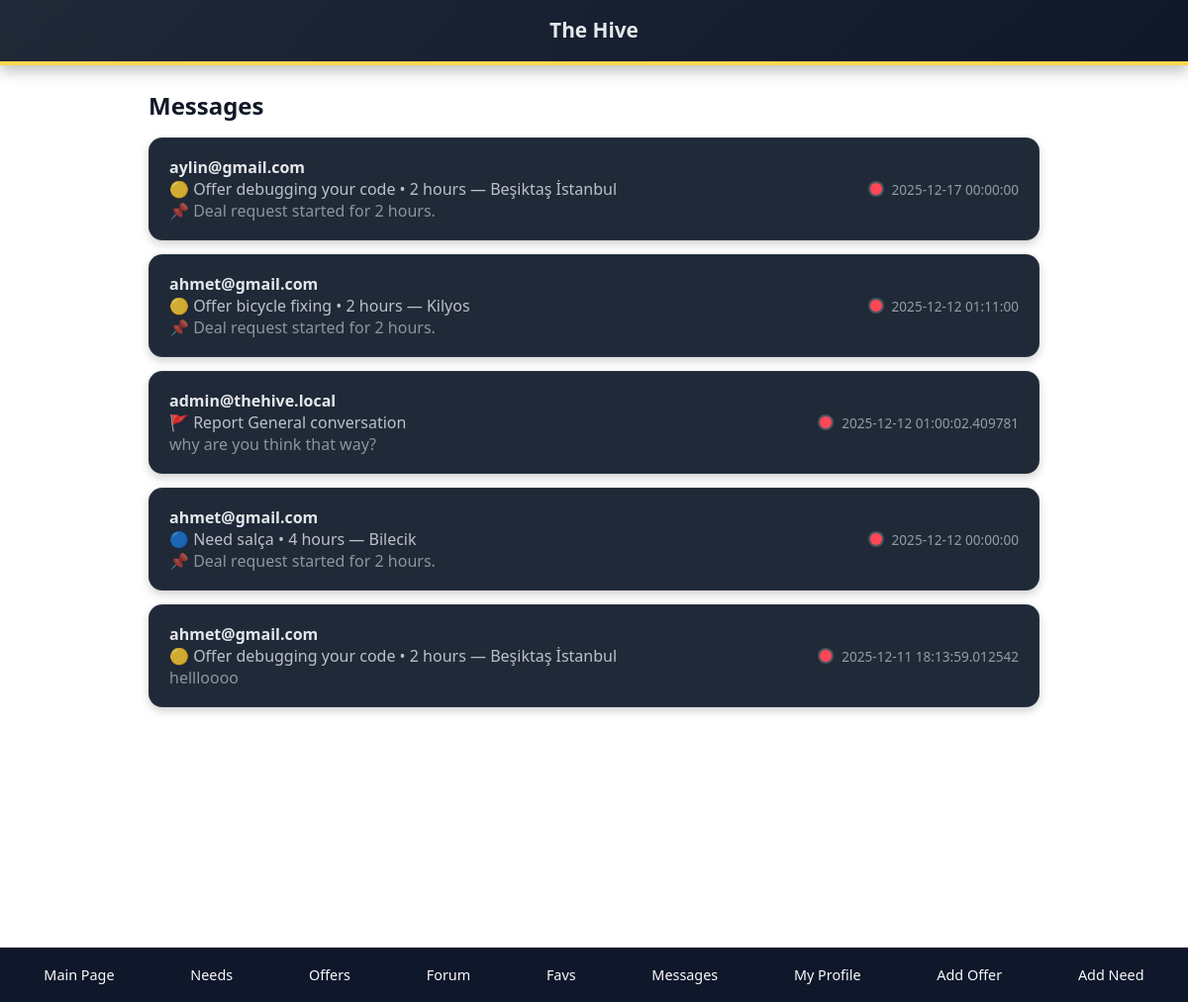
Screenshot of /messages (signed in) with the database file from the repository.
### app.py (models this page shows)
class Offer(db.Model):
    offer_id = db.Column(db.Integer, primary_key=True)
    user_id = db.Column(db.Integer, db.ForeignKey("user.user_id"), nullable=False)
    title = db.Column(db.String(120), nullable=False)
    description = db.Column(db.Text, nullable=False)
    hours = db.Column(db.Integer, nullable=False)
    location = db.Column(db.String(120), nullable=True)
    is_online = db.Column(db.Boolean, default=False)
    image_filename = db.Column(db.String(255), nullable=True)
    is_active = db.Column(db.Boolean, default=True)
    latitude = db.Column(db.Float)
    longitude = db.Column(db.Float)
    posted_at = db.Column(db.DateTime, nullable=False, default=datetime.utcnow)
    offered_on = db.Column(db.Date, nullable=True)

class Transaction(db.Model):
    id = db.Column(db.Integer, primary_key=True)
    listing_type = db.Column(db.String(10), nullable=False)   # 'offer' or 'need'
    listing_id = db.Column(db.Integer, nullable=False)
    starter_id = db.Column(db.Integer, db.ForeignKey("user.user_id"), nullable=False)
    receiver_id = db.Column(db.Integer, db.ForeignKey("user.user_id"), nullable=False)
    hours = db.Column(db.Integer, nullable=False)
    date = db.Column(db.DateTime, nullable=False)
    starter_confirm = db.Column(db.Boolean, default=False)
    receiver_confirm = db.Column(db.Boolean, default=False)
    cancel_starter_confirm = db.Column(db.Boolean, default=False)
    cancel_receiver_confirm = db.Column(db.Boolean, default=False)
    status = db.Column(db.String(20), default="pending")

class Message(db.Model):
    id = db.Column(db.Integer, primary_key=True)
    sender_id = db.Column(db.Integer, db.ForeignKey("user.user_id"), nullable=False)
    receiver_id = db.Column(db.Integer, db.ForeignKey("user.user_id"), nullable=False)
    content = db.Column(db.Text, nullable=False)
    timestamp = db.Column(db.DateTime, default=datetime.utcnow)
    listing_id= db.Column(db.Integer, nullable=True)  # İlgili ilan ID'si (opsiyonel)
    listing_type = db.Column(db.String(10), nullable=False,default="general")  # 'offer', 'need', 'report', 'general'

class Need(db.Model):
    need_id = db.Column(db.Integer, primary_key=True)
    user_id = db.Column(db.Integer, db.ForeignKey("user.user_id"), nullable=False)
    title = db.Column(db.String(120), nullable=False)
    description = db.Column(db.Text, nullable=False)
    hours = db.Column(db.Integer, nullable=False)
    location = db.Column(db.String(120), nullable=True)
    is_online = db.Column(db.Boolean, default=False)
    image_filename = db.Column(db.String(255), nullable=True)
    is_active = db.Column(db.Boolean, default=True)
    latitude = db.Column(db.Float)
    longitude = db.Column(db.Float)
    posted_at = db.Column(db.DateTime, nullable=False, default=datetime.utcnow)
    needed_on = db.Column(db.Date, nullable=True)

### app.py (the view)
@app.route("/messages")
@login_required
def messages_list():
    if "user_id" not in session:
        return redirect("/login")
    my_id = session["user_id"]
    other_id = db.case(
        (Message.sender_id == my_id, Message.receiver_id),
        else_=Message.sender_id
    )
    chat_conversations = (
        db.session.query(
            other_id.label("other_id"),
            User.email,
            Message.listing_id,
            Message.listing_type,
            db.func.max(Message.timestamp).label("last_time"),
            db.func.max(Message.content).label("last_message")
        )
        .join(User, User.user_id == other_id)
        .filter((Message.sender_id == my_id) | (Message.receiver_id == my_id))
        .filter(Message.listing_id.isnot(None))
        .filter(Message.listing_type.isnot(None))
        .group_by(other_id, User.email, Message.listing_id, Message.listing_type)
        .order_by(db.desc("last_time"))
        .all()
    )
    general_conversations = (
        db.session.query(
            other_id.label("other_id"),
            User.email,
            db.func.max(Message.timestamp).label("last_time"),
            db.func.max(Message.content).label("last_message"),
            db.func.max(Message.listing_type).label("listing_type"),
        )
        .join(User, User.user_id == other_id)
        .filter((Message.sender_id == my_id) | (Message.receiver_id == my_id))
        .filter(Message.listing_id.is_(None))
        .group_by(other_id, User.email)
        .order_by(db.desc("last_time"))
        .all()
    )
    def build_general_conversation(convo):
        latest_msg = (
            Message.query.filter(
                ((Message.sender_id == my_id) & (Message.receiver_id == convo.other_id))
                | ((Message.sender_id == convo.other_id) & (Message.receiver_id == my_id))
            )
            .filter(Message.listing_id.is_(None))
            .order_by(Message.timestamp.desc())
            .first()
        )
        has_notification = conversation_has_unread(
            convo.other_id,
            listing_id=None,
            listing_type=convo.listing_type or "general",
            latest_timestamp=latest_msg.timestamp if latest_msg else None,
        )
        return {
            "other_id": convo.other_id,
            "email": convo.email,
            "listing_id": None,
            "listing_type": convo.listing_type or "general",
            "last_time": latest_msg.timestamp if latest_msg else convo.last_time,
            "last_message": convo.last_message,
            "listing_title": "General conversation",
            "listing_hours": None,
            "listing_location": None,
            "has_notification": bool(has_notification),
        }
    def build_listing_conversation(convo):
        listing = (
            Offer.query.get(convo.listing_id)
            if convo.listing_type == "offer"
            else Need.query.get(convo.listing_id)
        )
        listing_title = None
        listing_hours = None
        listing_location = None
        if listing:
            listing_title = listing.title
            listing_hours = listing.hours
            listing_location = listing.location
        else:
            listing_title = f"{convo.listing_type.title()} #{convo.listing_id}"
        latest_msg = (
                Message.query.filter(
                    (
                            ((Message.sender_id == my_id) & (Message.receiver_id == convo.other_id))
                            | ((Message.sender_id == convo.other_id) & (Message.receiver_id == my_id))
                    )
                    & (Message.listing_id == convo.listing_id)
                    & (Message.listing_type == convo.listing_type)
            )
                .order_by(Message.timestamp.desc())
                .first()
        )
        latest_deal = (
            Transaction.query.filter(
                (
                        (Transaction.starter_id == my_id)
                        & (Transaction.receiver_id == convo.other_id)
                )
                |
                (
                        (Transaction.starter_id == convo.other_id)
                        & (Transaction.receiver_id == my_id)
                )
            )
            .filter(
                Transaction.listing_id == convo.listing_id,
                Transaction.listing_type == convo.listing_type,
            )
            .order_by(Transaction.date.desc())
            .first()
        )
        latest_event_time = None
        has_notification = False
        if latest_msg:
            latest_event_time = latest_msg.timestamp
        if latest_deal and (latest_event_time is None or latest_deal.date > latest_event_time):
            latest_event_time = latest_deal.date
        last_time = latest_event_time or convo.last_time
        has_notification = conversation_has_unread(
            convo.other_id,
            listing_id=convo.listing_id,
            listing_type=convo.listing_type,
            latest_timestamp=latest_event_time,
        )
        return{
            "other_id": convo.other_id,
            "email": convo.email,
            "listing_id": convo.listing_id,
            "listing_type": convo.listing_type,
            "last_time": last_time,
            "last_message": convo.last_message,
            "listing_title": listing_title,
            "listing_hours": listing_hours,
            "listing_location": listing_location,
            "has_notification": has_notification,
        }
    enriched_conversations = []
    for convo in chat_conversations:
        if not is_blocked_between(my_id, convo.other_id):
            enriched_conversations.append(build_listing_conversation(convo))
    for convo in general_conversations:
        if not is_blocked_between(my_id, convo.other_id):
            enriched_conversations.append(build_general_conversation(convo))
    enriched_conversations.sort(key=lambda c: c["last_time"] or datetime.min, reverse=True)
    return render_template("messages_list.html", conversations=enriched_conversations)

### app.py (called while the page is built)
@app.before_request
def initialize_database():
    if not getattr(app, "db_initialized", False):
        with app.app_context():
            db.create_all()
            ensure_posted_at_columns()
            ensure_admin_user()
        app.db_initialized = True

@app.before_request
def enforce_ban():
    user_id = session.get("user_id")
    if not user_id:
        return
    user = User.query.get(user_id)
    if user and user.is_banned and request.endpoint not in {"logout", "login"}:
        session.clear()
        return render_template("login.html", error="Your account has been banned."), 403

def login_required(f):
    @wraps(f)
    def decorated(*args, **kwargs):
        if "user_id" not in session:
            return redirect(url_for("login"))
        return f(*args, **kwargs)
    return decorated

def is_blocked_between(user_a_id, user_b_id):
    if not user_a_id or not user_b_id:
        return False
    return UserBlock.query.filter(
        ((UserBlock.blocker_id == user_a_id) & (UserBlock.blocked_id == user_b_id)) |
        ((UserBlock.blocker_id == user_b_id) & (UserBlock.blocked_id == user_a_id))
    ).first() is not None

def build_conversation_key(other_id, listing_id=None, listing_type=None):
    normalized_type = listing_type or "general"
    normalized_id = listing_id if listing_id is not None else "general"
    return f"{other_id}:{normalized_id}:{normalized_type}"

def conversation_has_unread(other_id, listing_id=None, listing_type=None, latest_timestamp=None):
    if not latest_timestamp:
        return False
    seen_map = session.get("chat_last_seen", {})
    key = build_conversation_key(other_id, listing_id, listing_type)
    seen_ts = seen_map.get(key)
    if not seen_ts:
        return True
    try:
        seen_dt = datetime.fromisoformat(seen_ts)
    except ValueError:
        return True
    return latest_timestamp > seen_dt

### templates/messages_list.html (shortened to what this page needs)
{% extends "base.html" %}
{% block content %}
<h2 style="margin-bottom:16px;">Messages</h2>
{% if conversations %}
  {% for c in conversations %}
    {% if c.listing_type in ['offer', 'need'] %}
      {% set href = url_for('chat', user_id=c.other_id, listing_id=c.listing_id, type=c.listing_type) %}
    {% else %}
      {% set href = url_for('send_message', to_user_id=c.other_id) %}
    {% endif %}
    <a href="{{ href }}" style="text-decoration:none; color:#e5e7eb;">
      <div class="offer-card" style="display:flex; justify-content:space-between; align-items:center; gap:12px;">
        <div>
          <strong>{{ c.email }}</strong><br>
          <span style="opacity:.8;">
            {% if c.listing_type == 'offer' %}
              🟡 Offer
            {% elif c.listing_type == 'need' %}
              🔵 Need
            {% elif c.listing_type == 'report' %}
              🚩 Report
            {% else %}
              ✉️ Direct Message
            {% endif %}
            {{ c.listing_title }}
            {% if c.listing_hours %}• {{ c.listing_hours }} hours{% endif %}
            {% if c.listing_location %}— {{ c.listing_location }}{% endif %}
            <br>
            <span style="opacity:.7;">{{ c.last_message }}</span>
          </span>
        </div>
        <div style="display:flex; align-items:center; gap:10px;">
          {% if c.has_notification %}
            <span class="notification-dot" title="New message or deal"></span>
          {% endif %}
          <span style="opacity:.6; font-size:.85rem;">{{ c.last_time }}</span>
        </div>
      </div>
    </a>
  {% endfor %}
{% else %}
  <p class="muted">No conversations yet.</p>
{% endif %}
{% endblock %}

### templates/base.html (style rules this page uses)
body { font-family: system-ui, -apple-system, Segoe UI, Roboto, Arial, sans-serif; background:#ffffff; margin:0; padding-bottom:140px; color:#111827; }
.offer-card, .need-card { border-radius:14px; padding:18px 20px; margin:14px 0; box-shadow:0 4px 10px rgba(0,0,0,0.18); border:1px solid rgba(255,255,255,0.05); }
.offer-card { background:#1f2937; color:#e5e7eb; }

### templates/messages_list.html (style rules this page uses)
.notification-dot { display: inline-block; width: 12px; height: 12px; background: #ff4757; border-radius: 50%; box-shadow: 0 0 0 2px rgba(255, 255, 255, 0.2); }

### rows the page displays
Offer: email "aylin@gmail.com", shows "🟡 Offer", listing_title "debugging your code", listing_hours "2", listing_location "Beşiktaş İstanbul", last_message "📌 Deal request started for 2 hours.", last_time "2025-12-17 00:00:00", email "ahmet@gmail.com", last_message "hellloooo", last_time "2025-12-11 18:13:59.012542"
Offer: email "ahmet@gmail.com", shows "🟡 Offer", listing_title "bicycle fixing", listing_hours "2", listing_location "Kilyos", last_message "📌 Deal request started for 2 hours.", last_time "2025-12-12 01:11:00"
Message: last_time "2025-12-12 01:00:02.409781"
Need: email "ahmet@gmail.com", shows "🔵 Need", listing_title "salça", listing_hours "4", listing_location "Bilecik", last_message "📌 Deal request started for 2 hours.", last_time "2025-12-12 00:00:00"

### other values shown
{{ c.email }} "admin@thehive.local"
{{ c.listing_title }} "General conversation"
{{ c.last_message }} "why are you think that way?"
